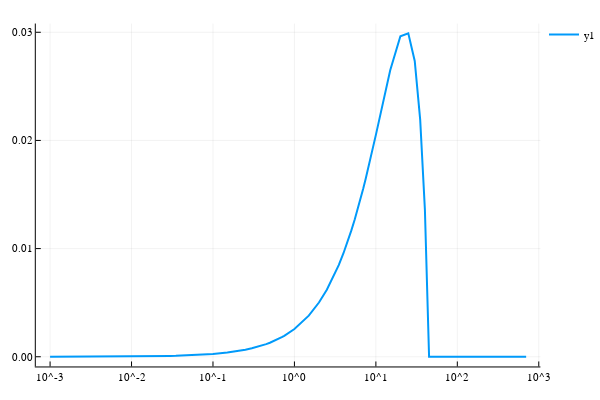

Notebook cell for this chart:
### Markdown cell above
## X vs ξ

### Code cell
Xs = [X(ξrange[i], μs[i]) for i in 1:length(fbaress)];
plot((ξrange, Xs), xaxis = :log, lw = 2)

### Figure 1 — Plotly figure (JSON) as saved in the notebook; plotly's stock layout.template omitted (floating-point values rounded to 4 significant figures)
{"data": [{"colorbar": {"title": ""}, "hoverinfo": "text", "legendgroup": "y1", "line": {"color": "rgba(0, 154, 250, 1.000)", "dash": "solid", "shape": "linear", "width": 2}, "mode": "lines", "name": "y1", "showlegend": true, "text": [null, null, null, null, null, null, null, null, null, null, null, null, null, null, null, null, null, null, null, null, null, null, null, null, null, null, null, null, null, null, null, null, null, null, null, null, null, null, null, null, null, null, null, null, null, null, null, null, null, null, null, null, null, null, null, null, null, null, null, null, null, null, null, null, null, null, null, null, null, null, null, null, null, null, null, null, null, null, null, null, null, null, null, null, null, null, null, null, null, null, null, null, null, null, null, null, null, null], "type": "scatter", "x": [0.001, 0.0015, 0.002, 0.0025, 0.003, 0.0035, 0.004, 0.0045, 0.005, 0.0055, 0.006, 0.0065, 0.007, 0.0075, 0.008, 0.0085, 0.009, 0.01, 0.015, 0.02, 0.025, 0.03, 0.035, 0.04, 0.045, 0.05, 0.055, 0.06, 0.065, 0.07, 0.075, 0.08, 0.085, 0.09, 0.1, 0.15, 0.2, 0.25, 0.3, 0.35, 0.4, 0.45, 0.5, 0.55, 0.6, 0.65, 0.7, 0.75, 0.8, 0.85, 0.9, 1, 1.5, 2, 2.5, 3, 3.5, 4, 4.5, 5, 5.5, 6, 6.5, 7, 7.5, 8, 8.5, 9, 10, 15, 20, 25, 30, 35, 40, 45, 50, 55, 60, 65, 70, 75, 80, 85, 90, 100, 150, 200, 250, 300, 350, 400, 450, 500, 550, 600, 650, 700], "xaxis": "x1", "y": [2.621e-06, 3.932e-06, 5.242e-06, 6.553e-06, 7.863e-06, 9.174e-06, 1.048e-05, 1.179e-05, 1.31e-05, 1.441e-05, 1.573e-05, 1.704e-05, 1.835e-05, 1.966e-05, 2.097e-05, 2.228e-05, 2.359e-05, 2.621e-05, 3.931e-05, 5.24e-05, 6.549e-05, 7.859e-05, 9.167e-05, 0.0001048, 0.0001178, 0.0001309, 0.000144, 0.0001571, 0.0001701, 0.0001832, 0.0001963, 0.0002093, 0.0002224, 0.0002354, 0.0002616, 0.0003919, 0.000522, 0.0006517, 0.0007812, 0.0009104, 0.001039, 0.001168, 0.001296, 0.001424, 0.001552, 0.00168, 0.001807, 0.001934, 0.002061, 0.002187, 0.002313, 0.002564, 0.003804, 0.005014, 0.006197, 0.007351, 0.008476, 0.009573, 0.01064, 0.01168, 0.01269, 0.01368, 0.01463, 0.01556, 0.01645, 0.01732, 0.01816, 0.01897, 0.02051, 0.02649, 0.02963, 0.02991, 0.02734, 0.02193, 0.01358, 0, 0, 0, 0, 0, 0, 0, 0, 0, 0, 0, 0, 0, 0, 0, 0, 0, 0, 0, 0, 0, 0, 0], "yaxis": "y1"}], "layout": {"annotations": [], "height": 400, "legend": {"bgcolor": "rgba(255, 255, 255, 1.000)", "bordercolor": "rgba(0, 0, 0, 1.000)", "font": {"color": "rgba(0, 0, 0, 1.000)", "family": "sans-serif", "size": 11}, "tracegroupgap": 0, "x": 1, "y": 1}, "margin": {"b": 20, "l": 0, "r": 0, "t": 20}, "paper_bgcolor": "rgba(255, 255, 255, 1.000)", "plot_bgcolor": "rgba(255, 255, 255, 1.000)", "showlegend": true, "width": 600, "xaxis": {"anchor": "y1", "domain": [0.06582, 0.9934], "gridcolor": "rgba(0, 0, 0, 0.100)", "gridwidth": 0.5, "linecolor": "rgba(0, 0, 0, 1.000)", "mirror": false, "range": [-3.175, 3.02], "showgrid": true, "showline": true, "showticklabels": true, "tickangle": 0, "tickcolor": "rgb(0, 0, 0)", "tickfont": {"color": "rgba(0, 0, 0, 1.000)", "family": "sans-serif", "size": 11}, "tickmode": "array", "ticks": "inside", "ticktext": ["10^-3", "10^-2", "10^-1", "10^0", "10^1", "10^2", "10^3"], "tickvals": [0.001, 0.01, 0.1, 1, 10, 100, 1000], "title": "", "titlefont": {"color": "rgba(0, 0, 0, 1.000)", "family": "sans-serif", "size": 15}, "type": "log", "visible": true, "zeroline": false, "zerolinecolor": "rgba(0, 0, 0, 1.000)"}, "yaxis": {"anchor": "x1", "domain": [0.03762, 0.9902], "gridcolor": "rgba(0, 0, 0, 0.100)", "gridwidth": 0.5, "linecolor": "rgba(0, 0, 0, 1.000)", "mirror": false, "range": [-0.0008973, 0.03081], "showgrid": true, "showline": true, "showticklabels": true, "tickangle": 0, "tickcolor": "rgb(0, 0, 0)", "tickfont": {"color": "rgba(0, 0, 0, 1.000)", "family": "sans-serif", "size": 11}, "tickmode": "array", "ticks": "inside", "ticktext": ["0.00", "0.01", "0.02", "0.03"], "tickvals": [0, 0.01, 0.02, 0.03], "title": "", "titlefont": {"color": "rgba(0, 0, 0, 1.000)", "family": "sans-serif", "size": 15}, "type": "-", "visible": true, "zeroline": false, "zerolinecolor": "rgba(0, 0, 0, 1.000)"}}}
